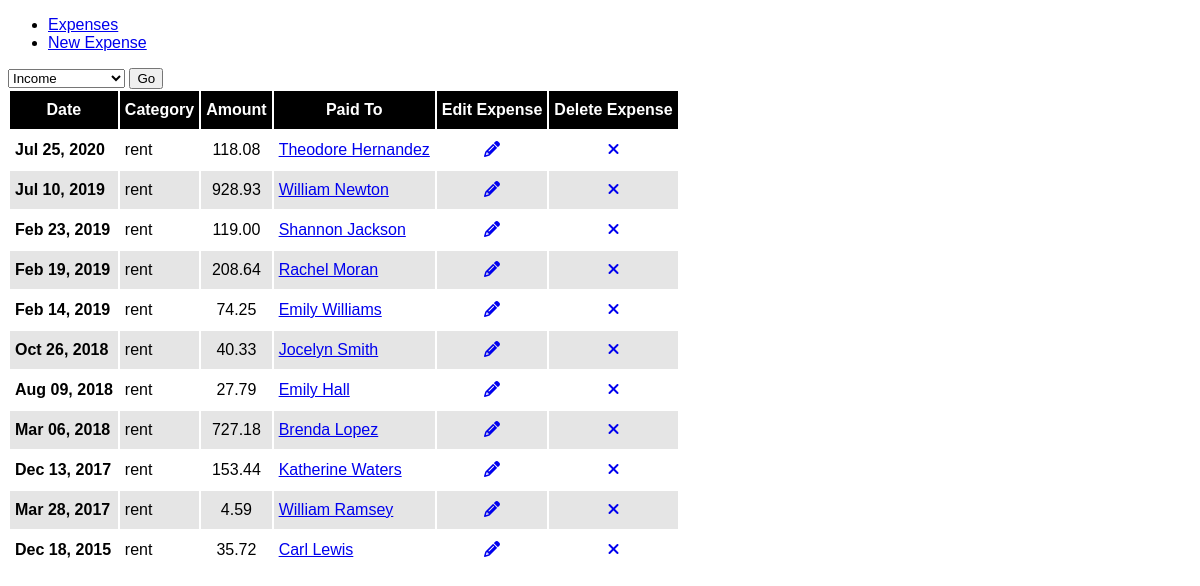
Screenshot of /expense/rent with the database file from the repository.
### application.py (models this page shows)
class Expense_Category(db.Model):
    __tablename__ = "expense_category"
    id = db.Column(db.Integer, primary_key=True)
    name = db.Column(db.Unicode)
    color = db.Column(db.Unicode)

class Expense(db.Model):
    __tablename__ = "expenses"
    id = db.Column(db.Integer, primary_key=True)
    item = db.Column(db.Unicode)
    amount = db.Column(db.Float)
    paid_to = db.Column(db.Unicode)
    category = db.Column(db.Unicode)
    date = db.Column(db.Date)
    description = db.Column(db.Unicode)

### application.py (the view)
@application.route("/expense/<string:category>", methods=["GET", "POST"])
def category(category):
    if request.method == "POST" and request.form["category"]:
        return redirect(url_for('category', category=request.form["category"]))
    expenses = Expense.query.filter(Expense.category == category).order_by(Expense.date.desc()).all()
    return render_template("list.html", expenses=expenses, categories=get_expense_category(), selected=category)

### application.py (called while the page is built)
def get_expense_category():
    expense_category = Expense_Category.query.all()
    expense_category_data = {}
    for column in expense_category:
        expense_category_data.update({
            str(column.id): {
                "name": column.name,
                "color": column.color
            }
        })
    return expense_category_data

### templates/list.html (shortened to what this page needs)
{% extends "layout.html" %}
{% block body %}
<form method="POST">
    <select name="category">
        {% for category in categories %}
            {% if category == selected %}
            <option value="{{ categories[category].name }}" selected>{{ categories[category].name }}</option>
            {% else %}
            <option value="{{ categories[category].name }}">{{ categories[category].name }}</option>
            {% endif %}
        {% endfor %}
    </select>
    <input type="submit" value="Go" />
</form>
<table id="expense-list">
    <tr id="head-row">
        <th>Date</th>
        <th>Category</th>
        <th>Amount</th>
        <th>Paid To</th>
        <th>Edit Expense</th>
        <th>Delete Expense</th>
    </tr>
{% for expense in expenses %}
<tr>
    <td>{{ expense.date.strftime("%b %d, %Y") }}</td>
    <td align="left">{{ expense.category }}</td>
    <td align="center">{{ "%0.2f" | format(expense.amount) }}</td>
    <td><a href="{{ url_for('detail', id=expense.id) }}">{{ expense.paid_to }}</a></td>
    <td align="center"><a href="{{ url_for('edit', id=expense.id) }}"><i class="fa fa-pencil" aria-hidden="true"></i></a></td>
    <td align="center"><a href="#" class="delete" data="{{ expense.id }}"><i class="fa fa-times" aria-hidden="true"></i></a></td>
</tr>
{% endfor %}
</table>
{% endblock %}

### static/style.css (style rules this page uses)
* { font-family: helvetica; }
#expense-list tr:nth-child(odd) { background-color: rgba(0,0,0,0.1); }
#head-row { background-color: black!important; color: white; }
#expense-list td, #expense-list th { padding: 10px 5px; }
#expense-list tr td:nth-child(1) { font-weight: 700; }

### rows the page displays
Expense_Category: category "Income"
Expense: date "Jul 25, 2020", category "rent", amount "118.08", paid_to "Theodore Hernandez"
Expense: date "Jul 10, 2019", category "rent", amount "928.93", paid_to "William Newton"
Expense: date "Feb 23, 2019", category "rent", amount "119.00", paid_to "Shannon Jackson"
Expense: date "Feb 19, 2019", category "rent", amount "208.64", paid_to "Rachel Moran"
Expense: date "Feb 14, 2019", category "rent", amount "74.25", paid_to "Emily Williams"
Expense: date "Oct 26, 2018", category "rent", amount "40.33", paid_to "Jocelyn Smith"
Expense: date "Aug 09, 2018", category "rent", amount "27.79", paid_to "Emily Hall"
Expense: date "Mar 06, 2018", category "rent", amount "727.18", paid_to "Brenda Lopez"
Expense: date "Dec 13, 2017", category "rent", amount "153.44", paid_to "Katherine Waters"
Expense: date "Mar 28, 2017", category "rent", amount "4.59", paid_to "William Ramsey"
Expense: date "Dec 18, 2015", category "rent", amount "35.72", paid_to "Carl Lewis"
